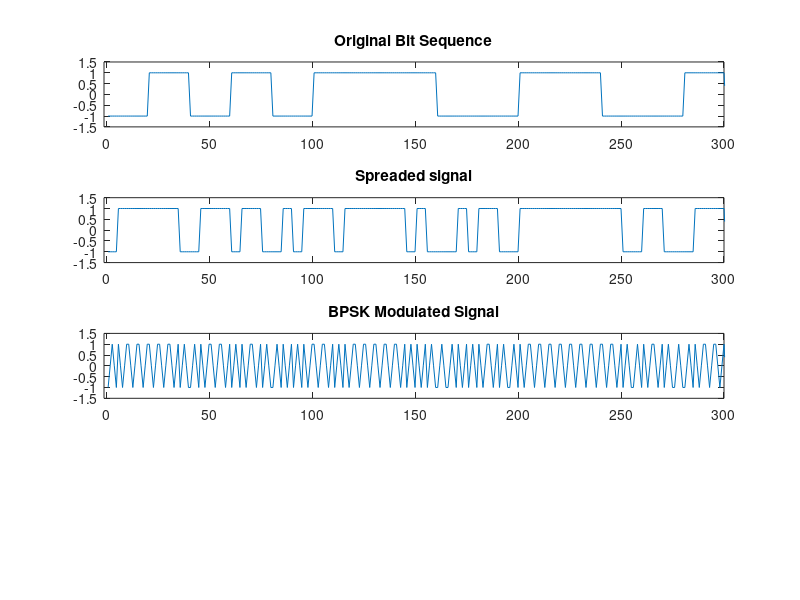
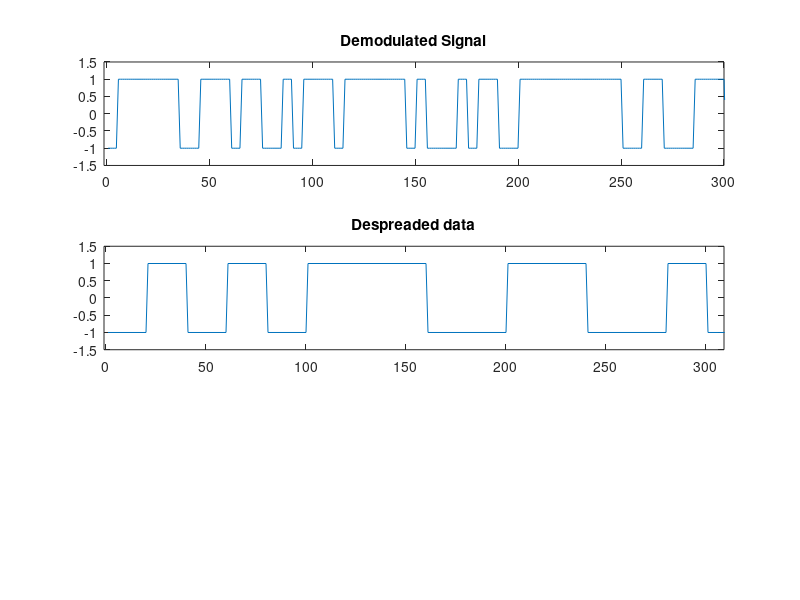

Source code (MATLAB) for these figures, in order:
clc;
clear all;
close all;
b=round(rand(1,30));
bitpattern=[];
for k=1:30  
   if b(1,k)==0
       sig=-ones(1,20);
   else
       sig=ones(1,20);
   end
   bitpattern=[bitpattern sig]; 
end 
subplot(4,1,1);
plot(bitpattern);  
axis([-1 300 -1.5 1.5]);
title('Original Bit Sequence');
d=round(rand(1,120));
pn_seq=[];
carrier=[];
t=[0:2*pi/4:2*pi];
for k=1:120 
    if d(1,k)==0 
        sig=-ones(1,5);
    else
        sig=ones(1,5);
    end
    c=cos(t);
    carrier=[carrier c]; 
    pn_seq=[pn_seq sig];
end
spreading_sig=bitpattern.*pn_seq;
subplot(4,1,2);
plot(spreading_sig);
axis([-1 300 -1.5 1.5]);
title('Spreaded signal');
bpsk_sig=spreading_sig.*carrier;
subplot(4,1,3);
plot(bpsk_sig);
axis([-1 300 -1.5 1.5]); 
title('BPSK Modulated Signal');
figure
rxsig=bpsk_sig.*carrier;
demod_sig=[];
for i=1:600
    if rxsig(i)>=0
        rxs=1;
    else
        rxs=-1;
    end    
    demod_sig=[demod_sig rxs];
end 
subplot(3,1,1);
plot(demod_sig);
axis([-1 300 -1.5 1.5]);
title('Demodulated Signal');
despread_sig=demod_sig.*pn_seq;
subplot(3,1,2);
plot(despread_sig);
axis([-1 309 -1.5 1.5]);
title('Despreaded data');
